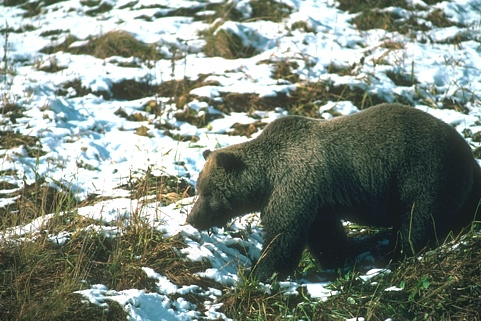
#> input picture Data/Image_291/100098.png, 481 x 321 px, found by its file name; its folder holds only this picture in this run
$ python Prepare_data.py
#> lines starting #> are read from the running program, lines starting #| are printed output that depends on the picture
import cv2
import numpy as np
import os
import random


'''bug:数据数量不是batch_zise的整数倍，如何处理
        顺序读取文件夹中的图像块，需要提前打乱
'''
# 用于keras中自定义图片读取
# [21 lines left out: function Image_generator, not called in this run]

''' (1)划分训练集和验证集（分成两个文件夹另外生成即可）
    (2)生成多尺度图片，则scale传入为列表，然后循环多次调用spilt_image
    (3)数据增强可选，因为验证集，测试集不需要使用数据增强
    (4)可以参考github实现，加入downsize采样+多尺度+旋转+裁剪
'''
# 用于将图片分块后存储在本地
class Image_Preprocess():
    # [39 lines left out: functions __init__, Generate_Data, Spilt_Image, not called in this run]

# 用于将图片分块后存储成一个numpy结构  只保存Ycbcr格式中的Y通道
class ImageToNumpy():
    def __init__(self, sourcePath, ILR_path, HR_path, patchSize, stride=None, dataAugmentation=True, downsize=None):
        self.sourcePath = sourcePath # 原始图像存储路径
        self.ILR_path = ILR_path    # 分块后ILR图像的numpy存储路径
        self.HR_path = HR_path      # 分块后HR图像的numpy存储路径
        self.patchSize = patchSize  # 图像分块后块的大小（正方形）
        self.dataAugmentation = dataAugmentation # 是否进行图像增强
        if (stride == None):
            self.stride = patchSize  # 图像分块时的步长(不指定特定步长则不重叠)
        else:
            self.stride = stride
        self.ImgPatchNum = 0  # 统计生成patch对的总数
        self.ILR_data = []
        self.HR_data = []

    def generate_data(self, scale, downsize):
        image_count = 0
        if len(downsize) == 0:
            print("请输入图片降采样尺度！")
            return 0
        for img_name in os.listdir(self.sourcePath):  # os.listdir返回当前文件夹下所有文件
            file_path = self.sourcePath + '\\' + img_name
            img = cv2.imread(file_path, cv2.IMREAD_COLOR)  # 读入数据（三通道）
#> img is the input picture: shape (321, 481, 3); mean B, G, R 125, 135.2, 124.8
            for d_size in downsize:  # 对图片进行不同尺度的降采样
                if d_size != 1:
                    HR_img = cv2.resize(img, dsize=(0, 0), fx=d_size, fy=d_size)  # x\y方向缩小到原理的d_size分之一
                else:
                    HR_img = img
                HR_shape = (HR_img.shape[1], HR_img.shape[0])  # dim = (width, height) 这个和矩阵的shape反过来
                for s in scale:
                    LR_shape = (HR_img.shape[1] // s, HR_img.shape[0] // s)  # 确定按比例放缩后的size
                    LR_img = cv2.resize(HR_img, LR_shape, interpolation=cv2.INTER_CUBIC)  # 使用双线性三次插值方法
                    ILR_img = cv2.resize(LR_img, HR_shape, interpolation=cv2.INTER_CUBIC)  # 插值恢复
                    if (self.dataAugmentation == True):
                        x_result, y_result = self.image_augmentation(ILR_img, HR_img)
                    else:
                        x_result = [ILR_img]  # 不做增强，则列表只有原图
                        y_result = [HR_img]
                    self.spilt_image(HR_list=y_result, ILR_list=x_result)  # 图像分块并存储
#> this loop made 3 passes
#> pass 2, in generate_data, `HR_img = cv2.resize(img, dsize=(0, 0), fx=d_size, fy=d_size)`:
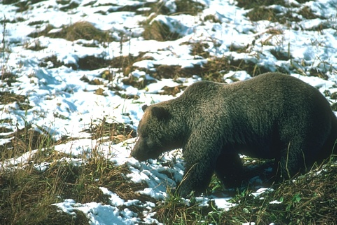
#> HR_img: shape (225, 337, 3); mean B, G, R 124.9, 135.1, 124.7
#> pass 3, in generate_data, `HR_img = cv2.resize(img, dsize=(0, 0), fx=d_size, fy=d_size)`:
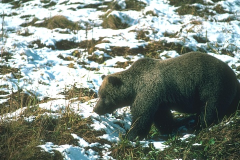
#> HR_img: shape (160, 240, 3); mean B, G, R 125.3, 135.5, 125.1
#> after the loop:
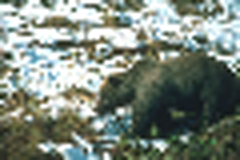
#> ILR_img: shape (160, 240, 3); mean B, G, R 125, 135.4, 125.4
#> after the loop:
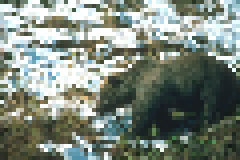
#> LR_img: shape (40, 60, 3) (shown 4 times larger); mean B, G, R 125.5, 135.8, 125.7
            image_count += 1
            if image_count % 5 == 0:
                print("当前处理图片数量为：", image_count)

        print("所有图片处理完成，总图像块数量：", self.ImgPatchNum)
#| 所有图片处理完成，总图像块数量： 6120
        ILR_data = np.array(self.ILR_data)
        HR_data = np.array(self.HR_data)
        print("ILR_data.shape: ", ILR_data.shape)
#| ILR_data.shape:  (6120, 32, 32)
        print("HR_data.shape: ", HR_data.shape)
#| HR_data.shape:  (6120, 32, 32)
        #np.save(file=self.ILR_path, arr=ILR_data)
        #np.save(file=self.HR_path, arr=HR_data)
        print("处理完毕")

    def image_augmentation(self, ILR_img, HR_img):
        x_result = []
        y_result = []
        rotateCode = [cv2.ROTATE_90_CLOCKWISE, cv2.ROTATE_180, cv2.ROTATE_90_COUNTERCLOCKWISE]

        # 依次为垂直翻转、水平翻转
        for i in range(0, 2):
            # 依次顺时针旋转0，90，180，270
            for j in range(0, 4):
                xImg = cv2.flip(ILR_img, i, dst=None)
                yImg = cv2.flip(HR_img, i, dst=None)
                if j>0:
                    xImg = cv2.rotate(xImg,rotateCode=rotateCode[j-1])
                    yImg = cv2.rotate(yImg, rotateCode=rotateCode[j-1])
                x_result.append(xImg)
                y_result.append(yImg)
        return x_result, y_result  # 返回增强后的结果

    def spilt_image(self, HR_list, ILR_list):
        for HR_img, ILR_img in zip(HR_list, ILR_list):
            width_num = (HR_img.shape[1] - self.patchSize) // self.stride  # 确定横向上可以取多少个块  ( HR\ILR等大)
            height_num = (HR_img.shape[0] - self.patchSize) // self.stride  # 确定纵向上可以取多少个块  去掉边缘
            for i in range(0, height_num + 1):
                for j in range(0, width_num + 1):
                    HR_ImgPatch = HR_img[(0 + i * self.patchSize):(self.patchSize + i * self.patchSize),
                                  (0 + j * self.patchSize):(self.patchSize + j * self.patchSize), :]
                    ILR_ImgPatch = ILR_img[(0 + i * self.patchSize):(self.patchSize + i * self.patchSize),
                                   (0 + j * self.patchSize):(self.patchSize + j * self.patchSize), :]
                    HR_ImgPatch = cv2.cvtColor(HR_ImgPatch,cv2.COLOR_BGR2YCrCb)  # 颜色通道转换
                    ILR_ImgPatch = cv2.cvtColor(ILR_ImgPatch, cv2.COLOR_BGR2YCrCb)
                    self.ILR_data.append(ILR_ImgPatch[:, :, 0])
                    self.HR_data.append(HR_ImgPatch[:, :, 0])  # 只存储Y通道下的图片 且不做归一化
                    self.ImgPatchNum += 1


train_data = ImageToNumpy(sourcePath="C:\\Users\\lenovo\\PycharmProjects\\Super_Rosultion\\Data\\Image_291",
                          ILR_path="",
                          HR_path="",
                          patchSize=32, dataAugmentation=True)
train_data.generate_data(scale=[2, 3, 4],downsize=[1, 0.7, 0.5])

$ run again, on Data/Image_291/113009.png
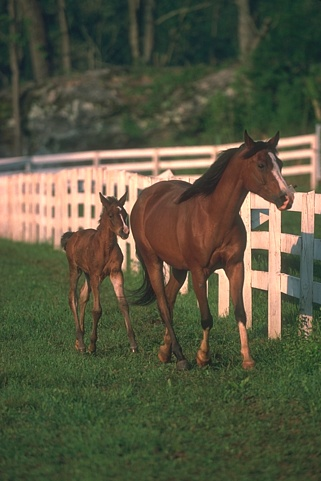
#> input picture Data/Image_291/113009.png, 321 x 481 px, found by its file name
#> in generate_data, img is the input picture: shape (481, 321, 3); mean B, G, R 64.5, 86.7, 86.6
#> after the loop in generate_data, `for d_size in downsize:`:
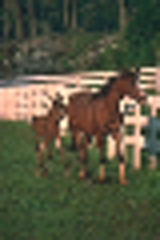
#> ILR_img: shape (240, 160, 3); mean B, G, R 64.5, 86.7, 86.3
#> after the loop in generate_data, `for d_size in downsize:`:
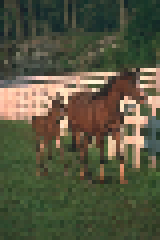
#> LR_img: shape (60, 40, 3) (shown 4 times larger); mean B, G, R 64.5, 86.7, 86.5
#| 所有图片处理完成，总图像块数量： 6120
#| ILR_data.shape:  (6120, 32, 32)
#| HR_data.shape:  (6120, 32, 32)

$ run again, on Data/Image_291/113044.png
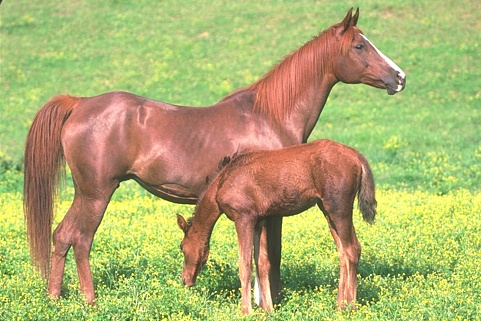
#> input picture Data/Image_291/113044.png, 481 x 321 px, found by its file name
#> in generate_data, img is the input picture: shape (321, 481, 3); mean B, G, R 111, 175.1, 174.6
#> after the loop in generate_data, `for d_size in downsize:`:
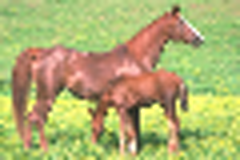
#> ILR_img: shape (160, 240, 3); mean B, G, R 111.5, 175.5, 175.1
#> after the loop in generate_data, `for d_size in downsize:`:
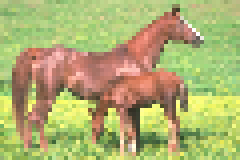
#> LR_img: shape (40, 60, 3) (shown 4 times larger); mean B, G, R 111.5, 175.6, 175.1
#| 所有图片处理完成，总图像块数量： 6120
#| ILR_data.shape:  (6120, 32, 32)
#| HR_data.shape:  (6120, 32, 32)

$ run again, on Data/Image_291/118020.png
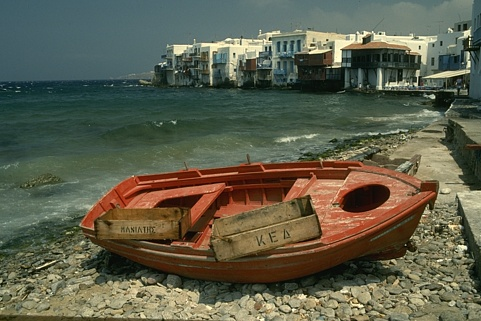
#> input picture Data/Image_291/118020.png, 481 x 321 px, found by its file name
#> in generate_data, img is the input picture: shape (321, 481, 3); mean B, G, R 75.2, 94.3, 93.8
#> after the loop in generate_data, `for d_size in downsize:`:
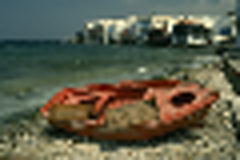
#> ILR_img: shape (160, 240, 3); mean B, G, R 75.4, 94.5, 94.1
#> after the loop in generate_data, `for d_size in downsize:`:
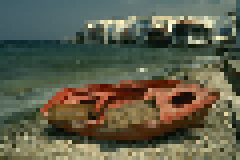
#> LR_img: shape (40, 60, 3) (shown 4 times larger); mean B, G, R 75.4, 94.5, 94.1
#| 所有图片处理完成，总图像块数量： 6120
#| ILR_data.shape:  (6120, 32, 32)
#| HR_data.shape:  (6120, 32, 32)

$ run again, on Data/Image_291/103041.png
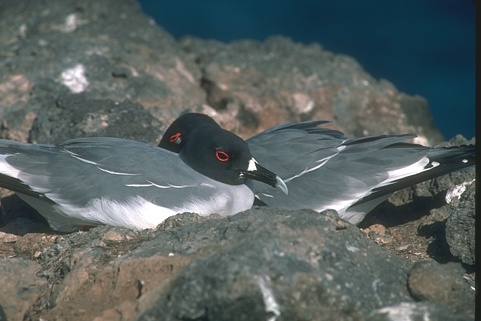
#> input picture Data/Image_291/103041.png, 481 x 321 px, found by its file name
#> in generate_data, img is the input picture: shape (321, 481, 3); mean B, G, R 97.3, 98.4, 88.8
#> after the loop in generate_data, `for d_size in downsize:`:
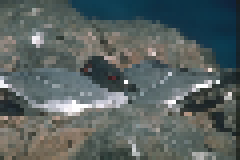
#> LR_img: shape (40, 60, 3) (shown 4 times larger); mean B, G, R 97.4, 98.5, 88.8
#| 所有图片处理完成，总图像块数量： 6120
#| ILR_data.shape:  (6120, 32, 32)
#| HR_data.shape:  (6120, 32, 32)
